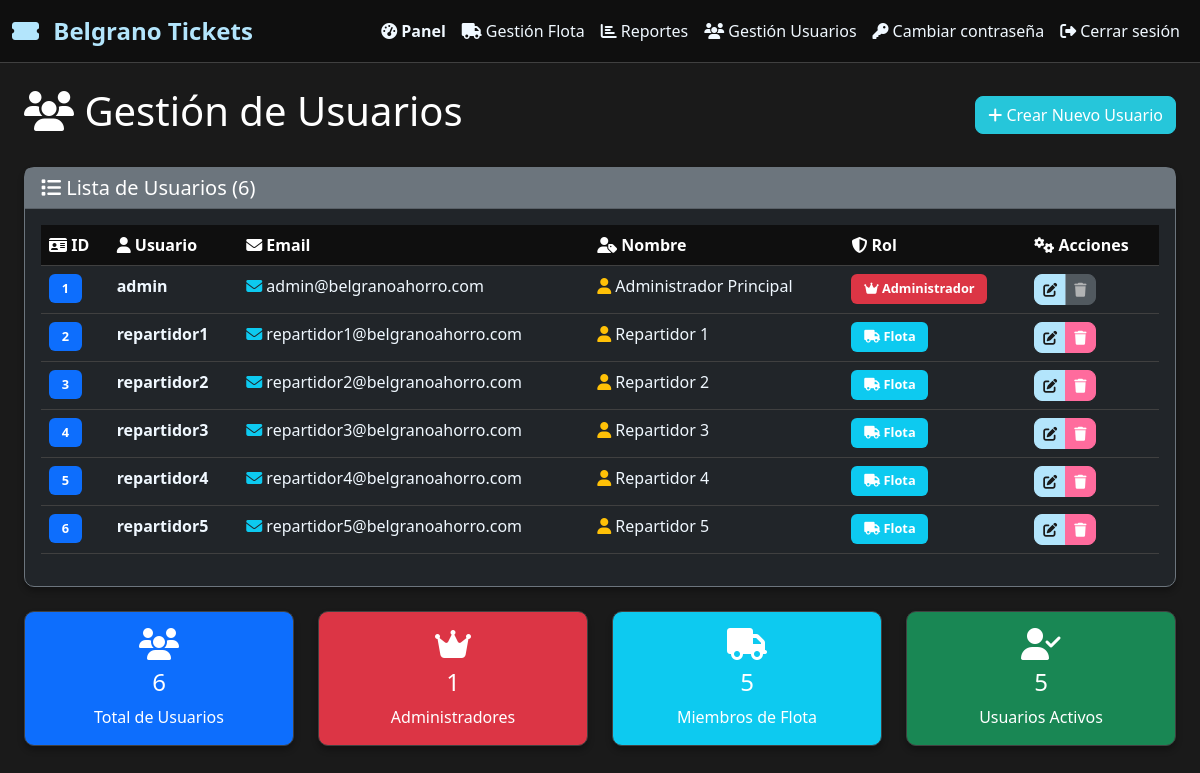
The app's page /gestion_usuarios (signed in) with its own data.
### models.py (models this page shows, shortened)
class User(db.Model, UserMixin):
    id = db.Column(db.Integer, primary_key=True)
    username = db.Column(db.String(80), unique=True, nullable=False)
    email = db.Column(db.String(120), unique=True, nullable=False)
    password = db.Column(db.String(200), nullable=False)
    role = db.Column(db.String(20), nullable=False)  # 'admin' o 'flota'
    nombre = db.Column(db.String(100), nullable=False)
    activo = db.Column(db.Boolean, default=True)
    fecha_creacion = db.Column(db.DateTime, default=datetime.utcnow)
    tickets_asignados = db.relationship('Ticket', backref='repartidor_user', lazy=True, foreign_keys='Ticket.asignado_a')

### app_simple.py (the view)
@app.route('/gestion_usuarios')
@login_required
@role_required('admin')
def gestion_usuarios():
    usuarios = User.query.all()
    return render_template('gestion_usuarios.html', usuarios=usuarios)

### app_simple.py (called while the page is built)
@login_manager.user_loader
def load_user(user_id):
    return User.query.get(int(user_id))

def role_required(role):
    def decorator(f):
        @wraps(f)
        def decorated_function(*args, **kwargs):
            if not current_user.is_authenticated or current_user.role != role:
                abort(403)
            return f(*args, **kwargs)
        return decorated_function
    return decorator

@app.before_request
def verificar_usuarios():
    try:
        if not request.path.startswith('/debug') and not request.path.startswith('/health') and not request.path.startswith('/crear_'):
            total_usuarios = User.query.count()
            if total_usuarios == 0:
                print("🚨 No hay usuarios en BD - Inicializando...")
                inicializar_base_datos()
    except Exception as e:
        print(f"❌ Error verificando usuarios: {e}")

### templates/gestion_usuarios.html (shortened to what this page needs)
{% extends "base.html" %}
{% block content %}
<div class="container-fluid">
    <div class="row">
        <div class="col-12">
            <div class="d-flex justify-content-between align-items-center mb-4">
                <h1 class="text-white">
                    <i class="fas fa-users"></i> Gestión de Usuarios
                </h1>
                <a href="{{ url_for('crear_usuario') }}" class="btn btn-success">
                    <i class="fas fa-plus"></i> Crear Nuevo Usuario
                </a>
            </div>
            {% if usuarios %}
            <div class="card bg-dark text-white border-secondary">
                <div class="card-header bg-secondary">
                    <h5 class="mb-0">
                        <i class="fas fa-list"></i> Lista de Usuarios ({{ usuarios|length }})
                    </h5>
                </div>
                <div class="card-body">
                    <div class="table-responsive">
                        <table class="table table-dark table-hover">
                            <thead class="bg-secondary">
                                <tr>
                                    <th><i class="fas fa-id-card"></i> ID</th>
                                    <th><i class="fas fa-user"></i> Usuario</th>
                                    <th><i class="fas fa-envelope"></i> Email</th>
                                    <th><i class="fas fa-user-tag"></i> Nombre</th>
                                    <th><i class="fas fa-shield-alt"></i> Rol</th>
                                    <th><i class="fas fa-cogs"></i> Acciones</th>
                                </tr>
                            </thead>
                            <tbody>
                                {% for usuario in usuarios %}
                                <tr>
                                    <td>
                                        <span class="badge bg-primary">{{ usuario.id }}</span>
                                    </td>
                                    <td>
                                        <strong>{{ usuario.username }}</strong>
                                    </td>
                                    <td>
                                        <i class="fas fa-envelope text-info"></i>
                                        {{ usuario.email }}
                                    </td>
                                    <td>
                                        <i class="fas fa-user text-warning"></i>
                                        {{ usuario.nombre }}
                                    </td>
                                    <td>
                                        {% if usuario.role == 'admin' %}
                                            <span class="badge bg-danger">
                                                <i class="fas fa-crown"></i> Administrador
                                            </span>
                                        {% elif usuario.role == 'flota' %}
                                            <span class="badge bg-info">
                                                <i class="fas fa-truck"></i> Flota
                                            </span>
                                        {% else %}
                                            <span class="badge bg-secondary">
                                                <i class="fas fa-user"></i> {{ usuario.role }}
                                            </span>
                                        {% endif %}
                                    </td>
                                    <td>
                                        <div class="btn-group" role="group">
                                            <a href="{{ url_for('editar_usuario', user_id=usuario.id) }}"
                                               class="btn btn-sm btn-warning"
                                               title="Editar usuario">
                                                <i class="fas fa-edit"></i>
                                            </a>
                                            {% if usuario.id != current_user.id %}
                                            <button type="button"
                                                    class="btn btn-sm btn-danger"
                                                    data-bs-toggle="modal"
                                                    data-bs-target="#deleteModal{{ usuario.id }}"
                                                    title="Eliminar usuario">
                                                <i class="fas fa-trash"></i>
                                            </button>
                                            {% else %}
                                            <button type="button"
                                                    class="btn btn-sm btn-secondary"
                                                    disabled
                                                    title="No puedes eliminar tu propia cuenta">
                                                <i class="fas fa-trash"></i>
                                            </button>
                                            {% endif %}
                                        </div>
                                    </td>
                                </tr>
                                {% endfor %}
                            </tbody>
                        </table>
                    </div>
                </div>
            </div>
            <div class="row mt-4">
                <div class="col-md-3">
                    <div class="card bg-primary text-white">
                        <div class="card-body text-center">
                            <i class="fas fa-users fa-2x mb-2"></i>
                            <h4>{{ usuarios|length }}</h4>
                            <p class="mb-0">Total de Usuarios</p>
                        </div>
                    </div>
                </div>
                <div class="col-md-3">
                    <div class="card bg-danger text-white">
                        <div class="card-body text-center">
                            <i class="fas fa-crown fa-2x mb-2"></i>
                            <h4>{{ usuarios|selectattr('role', 'equalto', 'admin')|list|length }}</h4>
                            <p class="mb-0">Administradores</p>
                        </div>
                    </div>
                </div>
                <div class="col-md-3">
                    <div class="card bg-info text-white">
                        <div class="card-body text-center">
                            <i class="fas fa-truck fa-2x mb-2"></i>
                            <h4>{{ usuarios|selectattr('role', 'equalto', 'flota')|list|length }}</h4>
                            <p class="mb-0">Miembros de Flota</p>
                        </div>
                    </div>
                </div>
                <div class="col-md-3">
                    <div class="card bg-success text-white">
                        <div class="card-body text-center">
                            <i class="fas fa-user-check fa-2x mb-2"></i>
                            <h4>{{ usuarios|selectattr('role', 'equalto', 'flota')|list|length }}</h4>
                            <p class="mb-0">Usuarios Activos</p>
                        </div>
                    </div>
                </div>
            </div>
            {% endif %}
        </div>
    </div>
</div>
{% endblock %}

### templates/base.html (shortened to what this page needs)
<!DOCTYPE html>
<html lang="es">
<head>
    <link rel="stylesheet" href="https://cdn.jsdelivr.net/npm/bootstrap@5.3.0/dist/css/bootstrap.min.css">
    <link rel="stylesheet" href="https://cdnjs.cloudflare.com/ajax/libs/font-awesome/6.4.0/css/all.min.css">
</head>
<body>
    <nav class="navbar navbar-expand-lg navbar-dark">
        <div class="container-fluid">
            <a class="navbar-brand" href="/">
                <i class="fas fa-ticket-alt me-2"></i>
                Belgrano Tickets
            </a>
            <div class="collapse navbar-collapse" id="navbarNav">
                <ul class="navbar-nav ms-auto">
                    {% if current_user.is_authenticated and current_user.role == 'admin' %}
                    <li class="nav-item">
                        <a class="nav-link" href="/panel">
                            <i class="fas fa-tachometer-alt me-1"></i><strong>Panel</strong>
                        </a>
                    </li>
                    <li class="nav-item">
                        <a class="nav-link" href="/gestion_flota">
                            <i class="fas fa-truck me-1"></i>Gestión Flota
                        </a>
                    </li>
                    <li class="nav-item">
                        <a class="nav-link" href="/reportes">
                            <i class="fas fa-chart-bar me-1"></i>Reportes
                        </a>
                    </li>
                    <li class="nav-item">
                        <a class="nav-link" href="/gestion_usuarios">
                            <i class="fas fa-users me-1"></i>Gestión Usuarios
                        </a>
                    </li>
                    {% endif %}
                    {% if current_user.is_authenticated %}
                    <li class="nav-item">
                        <a class="nav-link" href="/cambiar_password">
                            <i class="fas fa-key me-1"></i>Cambiar contraseña
                        </a>
                    </li>
                    <li class="nav-item">
                        <a class="nav-link" href="/logout">
                            <i class="fas fa-sign-out-alt me-1"></i>Cerrar sesión
                        </a>
                    </li>
                    {% else %}
                    <li class="nav-item">
                        <a class="nav-link" href="/login">
                            <i class="fas fa-sign-in-alt me-1"></i>Login
                        </a>
                    </li>
                    {% endif %}
                </ul>
            </div>
        </div>
    </nav>
    <div class="container-fluid mt-4">
        {% block content %}{% endblock %}
    </div>
</body>
</html>

### templates/base.html (style rules this page uses)
:root { --dark-bg: #1a1a1a; --darker-bg: #0f0f0f; --card-bg: #2d2d2d; --border-color: #404040; --text-primary: #ffffff; --text-secondary: #e8f4fd; --text-light: #f0f8ff; --text-muted: #b8e6ff; --accent-color: #00bcd4; --success-color: #4fc3f7; --warning-color: #81d4fa; --danger-color: #ff6b9d; --info-color: #29b6f6; --celeste-claro: #b3e5fc; --turquesa: #26c6da; --azul-claro: #42a5f5; --blanco-hueso: #fafafa; --text-bright: #ffffff; --text-soft: #e0f7ff; }
body { background-color: var(--dark-bg); color: var(--text-bright); font-family: 'Segoe UI', Tahoma, Geneva, Verdana, sans-serif; }
.navbar { background-color: var(--darker-bg) !important; border-bottom: 1px solid var(--border-color); }
.navbar-brand { color: var(--celeste-claro) !important; font-weight: bold; font-size: 1.5rem; }
.navbar-nav .nav-link { color: var(--text-light) !important; transition: color 0.3s ease; }
.card { background-color: var(--card-bg); border: 1px solid var(--border-color); border-radius: 10px; box-shadow: 0 4px 6px rgba(0, 0, 0, 0.3); }
.table { color: var(--text-primary); }
.table-dark { background-color: var(--card-bg); }
.table-dark th { background-color: var(--darker-bg); border-color: var(--border-color); color: var(--text-bright); }
.table-dark td { border-color: var(--border-color); color: var(--text-light); }
.btn { border-radius: 8px; font-weight: 500; transition: all 0.3s ease; }
.btn-success { background-color: var(--turquesa); border-color: var(--turquesa); }
.btn-warning { background-color: var(--celeste-claro); border-color: var(--celeste-claro); color: #1a1a1a; }
.btn-danger { background-color: var(--danger-color); border-color: var(--danger-color); }
.badge { font-size: 0.8rem; padding: 0.5rem 0.8rem; }

### records on screen
User: id "1", username "admin", email "admin@belgranoahorro.com", nombre "Administrador Principal", role "admin" (drawn)
User: id "2", username "repartidor1", email "repartidor1@belgranoahorro.com", nombre "Repartidor 1", role "flota" (drawn)
User: id "3", username "repartidor2", email "repartidor2@belgranoahorro.com", nombre "Repartidor 2", role "flota" (drawn)
User: id "4", username "repartidor3", email "repartidor3@belgranoahorro.com", nombre "Repartidor 3", role "flota" (drawn)
User: id "5", username "repartidor4", email "repartidor4@belgranoahorro.com", nombre "Repartidor 4", role "flota" (drawn)
User: id "6", username "repartidor5", email "repartidor5@belgranoahorro.com", nombre "Repartidor 5", role "flota" (drawn)

### other values on screen
{{ usuarios|length }} "6"
{{ usuarios|selectattr('role', 'equalto', 'admin')|list|length }} "1"
{{ usuarios|selectattr('role', 'equalto', 'flota')|list|length }} "5"
